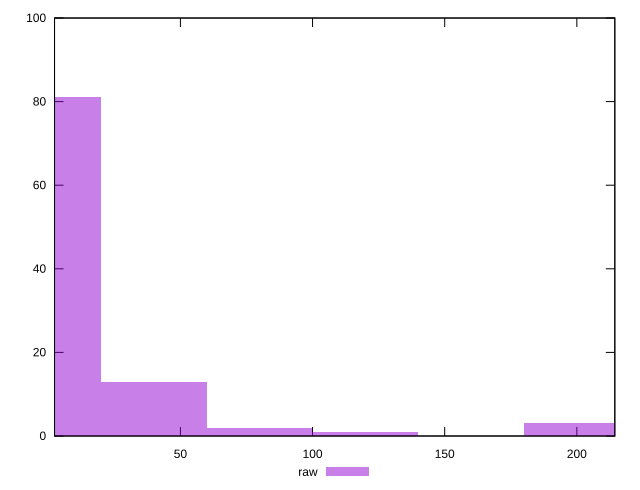

This chart was generated by the following gnuplot code:
reset

$raw <<EOF
199.81551983785195 3
0 81
39.96310396757039 13
79.92620793514078 2
119.88931190271117 1
EOF

set key outside below
set boxwidth 39.96310396757039
set xrange [2.364:214.373]
set yrange [0:100]
set trange [0:100]
set style fill transparent solid 0.5 noborder
set terminal svg size 640, 490 enhanced background rgb 'white'
set output "report_00015_2021-02-09T16-11-33.973Z/server-response-time/samples/pages+cached/raw/histogram.svg"

plot $raw title "raw" with boxes

reset
